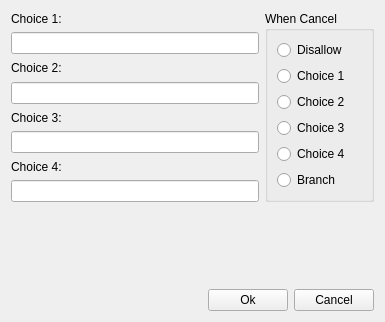
<?xml version="1.0" encoding="UTF-8"?>
<ui version="4.0">
 <class>ChoicesDialog</class>
 <widget class="QWidget" name="ChoicesDialog">
  <property name="windowModality">
   <enum>Qt::ApplicationModal</enum>
  </property>
  <property name="geometry">
   <rect>
    <x>0</x>
    <y>0</y>
    <width>385</width>
    <height>322</height>
   </rect>
  </property>
  <property name="windowTitle">
   <string>YaRXP - Show Choices</string>
  </property>
  <layout class="QGridLayout" name="gridLayout_2">
   <item row="2" column="0">
    <layout class="QHBoxLayout" name="horizontalLayout">
     <item>
      <spacer name="horizontalSpacer">
       <property name="orientation">
        <enum>Qt::Horizontal</enum>
       </property>
       <property name="sizeHint" stdset="0">
        <size>
         <width>40</width>
         <height>20</height>
        </size>
       </property>
      </spacer>
     </item>
     <item>
      <widget class="QPushButton" name="pushButton_2">
       <property name="text">
        <string>Ok</string>
       </property>
      </widget>
     </item>
     <item>
      <widget class="QPushButton" name="pushButton">
       <property name="text">
        <string>Cancel</string>
       </property>
      </widget>
     </item>
    </layout>
   </item>
   <item row="0" column="0">
    <layout class="QGridLayout" name="gridLayout">
     <item row="1" column="0">
      <widget class="QLineEdit" name="lineEdit"/>
     </item>
     <item row="7" column="0">
      <widget class="QLineEdit" name="lineEdit_4"/>
     </item>
     <item row="4" column="0">
      <widget class="QLabel" name="label_4">
       <property name="text">
        <string>Choice 3:</string>
       </property>
      </widget>
     </item>
     <item row="5" column="0">
      <widget class="QLineEdit" name="lineEdit_3"/>
     </item>
     <item row="0" column="0">
      <widget class="QLabel" name="label">
       <property name="text">
        <string>Choice 1:</string>
       </property>
      </widget>
     </item>
     <item row="3" column="0">
      <widget class="QLineEdit" name="lineEdit_2"/>
     </item>
     <item row="6" column="0">
      <widget class="QLabel" name="label_3">
       <property name="text">
        <string>Choice 4:</string>
       </property>
      </widget>
     </item>
     <item row="0" column="1" rowspan="8">
      <widget class="QGroupBox" name="groupBox">
       <property name="title">
        <string>When Cancel</string>
       </property>
       <layout class="QGridLayout" name="gridLayout_3">
        <item row="0" column="0" colspan="3">
         <widget class="QRadioButton" name="radioButton">
          <property name="text">
           <string>Disallow</string>
          </property>
         </widget>
        </item>
        <item row="1" column="0">
         <widget class="QRadioButton" name="radioButton_2">
          <property name="text">
           <string>Choice 1</string>
          </property>
         </widget>
        </item>
        <item row="2" column="0">
         <widget class="QRadioButton" name="radioButton_3">
          <property name="text">
           <string>Choice 2</string>
          </property>
         </widget>
        </item>
        <item row="3" column="0">
         <widget class="QRadioButton" name="radioButton_5">
          <property name="text">
           <string>Choice 3</string>
          </property>
         </widget>
        </item>
        <item row="6" column="0">
         <widget class="QRadioButton" name="radioButton_6">
          <property name="text">
           <string>Branch</string>
          </property>
         </widget>
        </item>
        <item row="5" column="0">
         <widget class="QRadioButton" name="radioButton_4">
          <property name="text">
           <string>Choice 4</string>
          </property>
         </widget>
        </item>
       </layout>
      </widget>
     </item>
     <item row="2" column="0">
      <widget class="QLabel" name="label_2">
       <property name="text">
        <string>Choice 2:</string>
       </property>
      </widget>
     </item>
    </layout>
   </item>
   <item row="1" column="0">
    <spacer name="verticalSpacer">
     <property name="orientation">
      <enum>Qt::Vertical</enum>
     </property>
     <property name="sizeHint" stdset="0">
      <size>
       <width>20</width>
       <height>40</height>
      </size>
     </property>
    </spacer>
   </item>
  </layout>
 </widget>
 <tabstops>
  <tabstop>lineEdit</tabstop>
  <tabstop>lineEdit_2</tabstop>
  <tabstop>lineEdit_3</tabstop>
  <tabstop>lineEdit_4</tabstop>
  <tabstop>radioButton</tabstop>
  <tabstop>radioButton_2</tabstop>
  <tabstop>radioButton_3</tabstop>
  <tabstop>radioButton_5</tabstop>
  <tabstop>radioButton_4</tabstop>
  <tabstop>radioButton_6</tabstop>
  <tabstop>pushButton_2</tabstop>
  <tabstop>pushButton</tabstop>
 </tabstops>
 <resources/>
 <connections/>
</ui>
